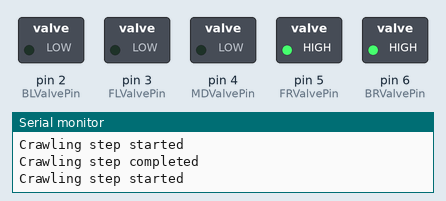
The sketch below on a simulated Arduino Uno, built with avr-gcc and run on an emulated ATmega328P. On the bench: switched loads named in the sketch (green lamp = pin HIGH), the last lines printed to the serial monitor. Pins used as bus, display or sensor lines are not drawn.

Above: at 5.7 s.
At 7.7 s:
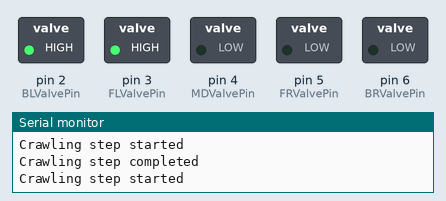
At 9.5 s:
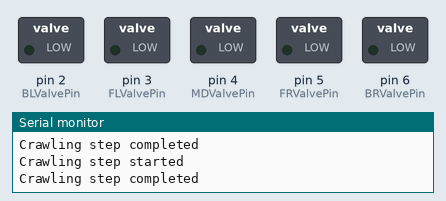
At 12.2 s:
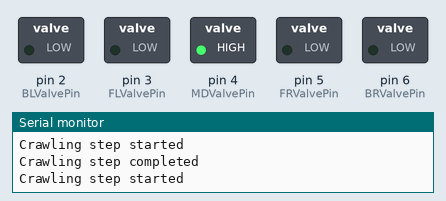
Timing chart, 0 to 12.7 s (numbered marks = the images above):
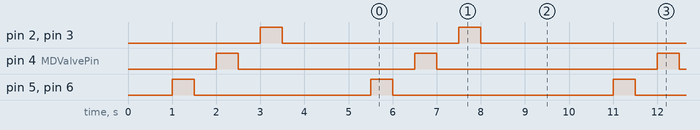

The sketch:

sketch_jun25a.ino
```cpp
// Pin Definitions
int BLPumpPin = 1;    // Pump
int BLValvePin = 2;   // Back Left Valve
int FLValvePin = 3;   // Front Left Valve
int MDValvePin = 4;   // Middle/Body Valve
int FRValvePin = 5;   // Front Right Valve
int BRValvePin = 6;   // Back Right Valve

void setup() {
  // Set all valve pins and pump pin as output
  pinMode(BLPumpPin, OUTPUT);
  pinMode(BLValvePin, OUTPUT);
  pinMode(BRValvePin, OUTPUT);
  pinMode(MDValvePin, OUTPUT);
  pinMode(FLValvePin, OUTPUT);
  pinMode(FRValvePin, OUTPUT);

  // Start Serial
  Serial.begin(9600);

  // Turn ON the pump
  digitalWrite(BLPumpPin, HIGH);

  delay(1000);

  // Basic movement test
  crawlStep();
  delay(2000);
  ReleaseAll();
}

void loop() {
  // Repeat crawling every 3 seconds
  crawlStep();
  delay(3000);
}

// === Actuation Functions ===
void BL_up() { digitalWrite(BLValvePin, HIGH); }
void BL_down() { digitalWrite(BLValvePin, LOW); }

void BR_up() { digitalWrite(BRValvePin, HIGH); }
void BR_down() { digitalWrite(BRValvePin, LOW); }

void FL_up() { digitalWrite(FLValvePin, HIGH); }
void FL_down() { digitalWrite(FLValvePin, LOW); }

void FR_up() { digitalWrite(FRValvePin, HIGH); }
void FR_down() { digitalWrite(FRValvePin, LOW); }

void MD_up() { digitalWrite(MDValvePin, HIGH); }
void MD_down() { digitalWrite(MDValvePin, LOW); }

void ReleaseAll() {
  BL_down();
  BR_down();
  FL_down();
  FR_down();
  MD_down();
}

// === Sample Crawling Step ===
void crawlStep() {
  Serial.println("Crawling step started");

  // Lift right side
  FR_up();
  BR_up();
  delay(500);
  FR_down();
  BR_down();

  delay(500);

  // Lift middle
  MD_up();
  delay(500);
  MD_down();

  delay(500);

  // Lift left side
  FL_up();
  BL_up();
  delay(500);
  FL_down();
  BL_down();

  Serial.println("Crawling step completed");
}
```

Measured:
- by itself, pin 2 (BLValvePin), pin 3 (FLValvePin), pin 4 (MDValvePin), pin 5 (FRValvePin), pin 6 (BRValvePin): repeats every 5.5 s: HIGH 0.50 s, LOW 5.0 s
- by itself, everything shown: repeats every 5.5 s, in 6 steps
